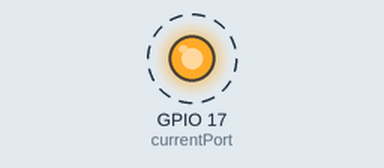
This program was run on a simulated Raspberry Pi (BCM pin numbers). Shown: output pins drawn as LEDs (lit = HIGH). Dashed ring = blinking. What the program prints to the terminal is not drawn. At 6.0 s the program stops and its outputs stay as they are.

Above: at 0.5 s.
Timing chart, 0 to 4.6 s (numbered marks = the images above):
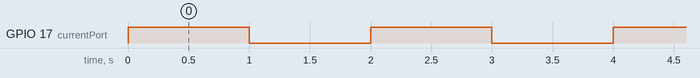

The program:

pbook1-led-blink.py
```python
import RPi.GPIO as GPIO
import time

currentPort = 17
sleepTime = 1
GPIO.setmode(GPIO.BCM)
GPIO.setup(17, GPIO.OUT)

for x in range(0, 3):
    print("We're on time %d" % (x))
    GPIO.output(currentPort, True)
    time.sleep(sleepTime)
    GPIO.output(currentPort, False)
    time.sleep(sleepTime)

print("Done")
GPIO.cleanup()
```

Measured:
- by itself, GPIO 17 (currentPort): alternates HIGH for 1.0 s and LOW for 1.0 s, 6 changes in all, then stays LOW
